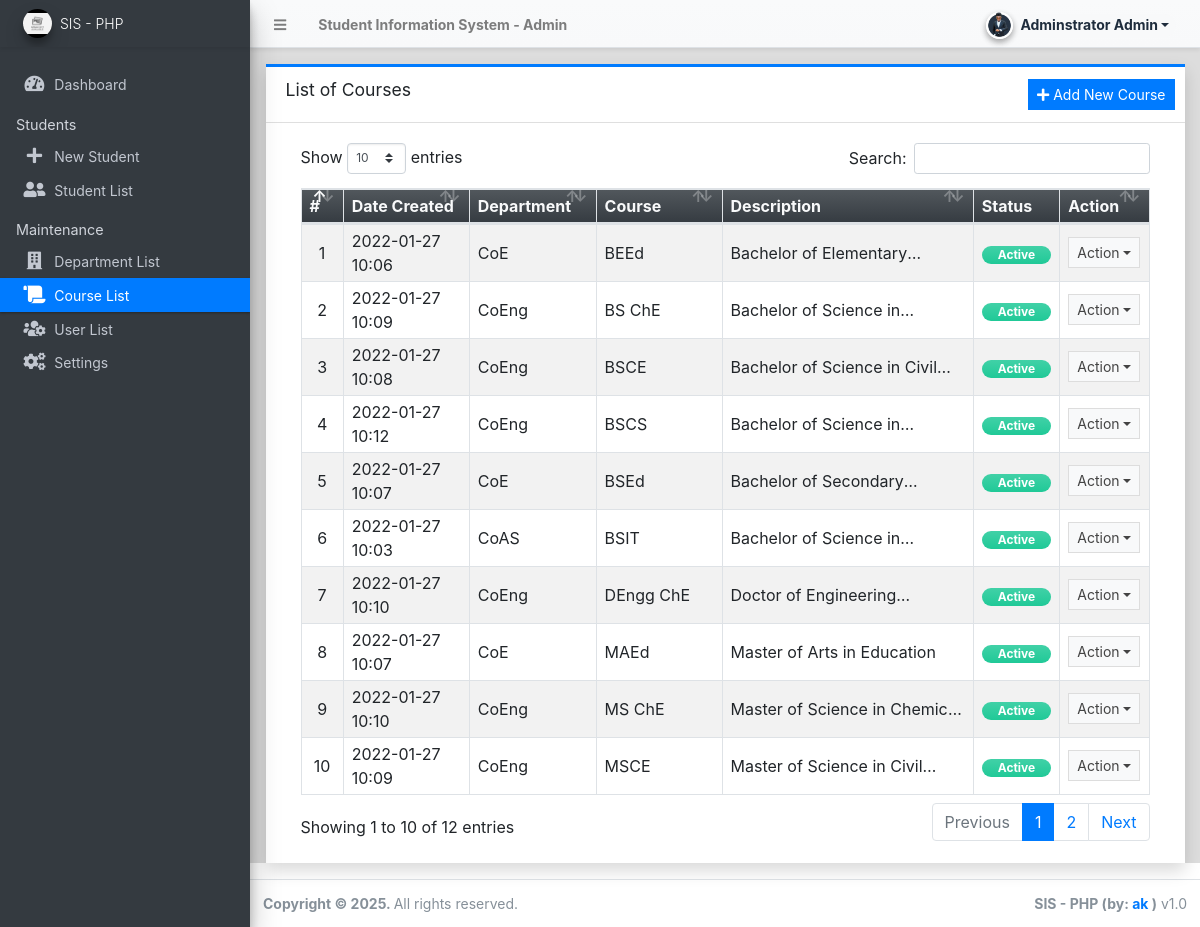
Page /admin/?page=courses (signed in) on the committed database.
### tables this page shows
CREATE TABLE `course_list` (
  `id` int(30) NOT NULL,
  `department_id` int(30) NOT NULL,
  `name` text NOT NULL,
  `description` text NOT NULL,
  `status` tinyint(1) NOT NULL DEFAULT 1,
  `delete_flag` tinyint(1) NOT NULL DEFAULT 0,
  `date_created` datetime NOT NULL DEFAULT current_timestamp(),
  `date_updated` datetime DEFAULT NULL ON UPDATE current_timestamp()
);

CREATE TABLE `department_list` (
  `id` int(30) NOT NULL,
  `name` text NOT NULL,
  `description` text NOT NULL,
  `status` tinyint(1) NOT NULL DEFAULT 1,
  `delete_flag` tinyint(1) NOT NULL DEFAULT 0,
  `date_created` datetime NOT NULL DEFAULT current_timestamp(),
  `date_updated` datetime DEFAULT NULL ON UPDATE current_timestamp()
);

### classes/DBConnection.php (called while the page is built, shortened)
<?php
class DBConnection{
    private $host = DB_SERVER;
    private $username = DB_USERNAME;
    private $password = DB_PASSWORD;
    private $database = DB_NAME;
    public $conn;
    public function __construct(){
        if (!isset($this->conn)) {
            $this->conn = new mysqli($this->host, $this->username, $this->password, $this->database);
        }
    }
}
?>

### classes/SystemSettings.php (called while the page is built, shortened)
<?php
class SystemSettings extends DBConnection{
	function userdata($field = ''){
		if(!empty($field)){
			if(isset($_SESSION['userdata'][$field]))
				return $_SESSION['userdata'][$field];
			else
				return null;
		}else{
			return false;
		}
	}
}
$_settings = new SystemSettings();
?>

### admin/courses/index.php (the view, shortened to what this page needs)
<div class="card card-outline card-primary rounded-0 shadow">
	<div class="card-header">
		<h3 class="card-title">List of Courses</h3>
		<?php if($_settings->userdata('type') == 1): ?>
		<div class="card-tools">
			<a href="javascript:void(0)" id="create_new" class="btn btn-flat btn-sm btn-primary"><span class="fas fa-plus"></span>  Add New Course</a>
		</div>
		<?php endif; ?>
	</div>
	<div class="card-body">
		<div class="container-fluid">
        <div class="container-fluid">
			<table class="table table-bordered table-hover table-striped">
				<colgroup>
					<col width="5%">
					<col width="15%">
					<col width="15%">
					<col width="15%">
					<col width="30%">
					<col width="10%">
					<col width="10%">
				</colgroup>
				<thead>
					<tr class="bg-gradient-dark text-light">
						<th>#</th>
						<th>Date Created</th>
						<th>Department</th>
						<th>Course</th>
						<th>Description</th>
						<th>Status</th>
						<th>Action</th>
					</tr>
				</thead>
				<tbody>
					<?php
						$i = 1;
						$qry = $conn->query("SELECT c.*,d.name as department from `course_list` c inner join department_list d on c.department_id = d.id where c.delete_flag = 0 order by c.`name` asc ");
						while($row = $qry->fetch_assoc()):
					?>
						<tr>
							<td class="text-center"><?php echo $i++; ?></td>
							<td class=""><?php echo date("Y-m-d H:i",strtotime($row['date_created'])) ?></td>
							<td class=""><p class="m-0 truncate-1"><?php echo $row['department'] ?></p></td>
							<td class=""><p class="m-0 truncate-1"><?php echo $row['name'] ?></p></td>
							<td class=""><p class="m-0 truncate-1"><?php echo $row['description'] ?></p></td>
							<td class="text-center">
								<?php
									switch ($row['status']){
										case 1:
											echo '<span class="rounded-pill badge badge-success bg-gradient-teal px-3">Active</span>';
											break;
									}
								?>
							</td>
							<td align="center">
								 <button type="button" class="btn btn-flat btn-default btn-sm dropdown-toggle dropdown-icon" data-toggle="dropdown">
				                  		Action
				                  </button>
							</td>
						</tr>
					<?php endwhile; ?>
				</tbody>
			</table>
		</div>
		</div>
	</div>
</div>

### rows in the picture
course_list: date_created "2022-01-27 10:06", department.name "CoE", name "BEEd", description "Bachelor of…", status "Active"
course_list: date_created "2022-01-27 10:09", department.name "CoEng", name "BS ChE", description "Bachelor of Science…", status "Active"
course_list: date_created "2022-01-27 10:08", department.name "CoEng", name "BSCE", description "Bachelor of Science in…", status "Active"
course_list: date_created "2022-01-27 10:12", department.name "CoEng", name "BSCS", description "Bachelor of Science…", status "Active"
course_list: date_created "2022-01-27 10:07", department.name "CoE", name "BSEd", description "Bachelor of…", status "Active"
course_list: date_created "2022-01-27 10:03", department.name "CoAS", name "BSIT", description "Bachelor of Science…", status "Active"
course_list: date_created "2022-01-27 10:10", department.name "CoEng", name "DEngg ChE", description "Doctor of…", status "Active"
course_list: date_created "2022-01-27 10:07", department.name "CoE", name "MAEd", description "Master of Arts in Education", status "Active"
course_list: date_created "2022-01-27 10:10", department.name "CoEng", name "MS ChE", description "Master of Science in…", status "Active"
course_list: date_created "2022-01-27 10:09", department.name "CoEng", name "MSCE", description "Master of Science in…", status "Active"

### other values in the picture
$_settings->info('name') "Student Information System"
$_settings->userdata('firstname').' '.$_settings->userdata('lastname') "Adminstrator Admin"
$_settings->info('short_name') "SIS - PHP"
